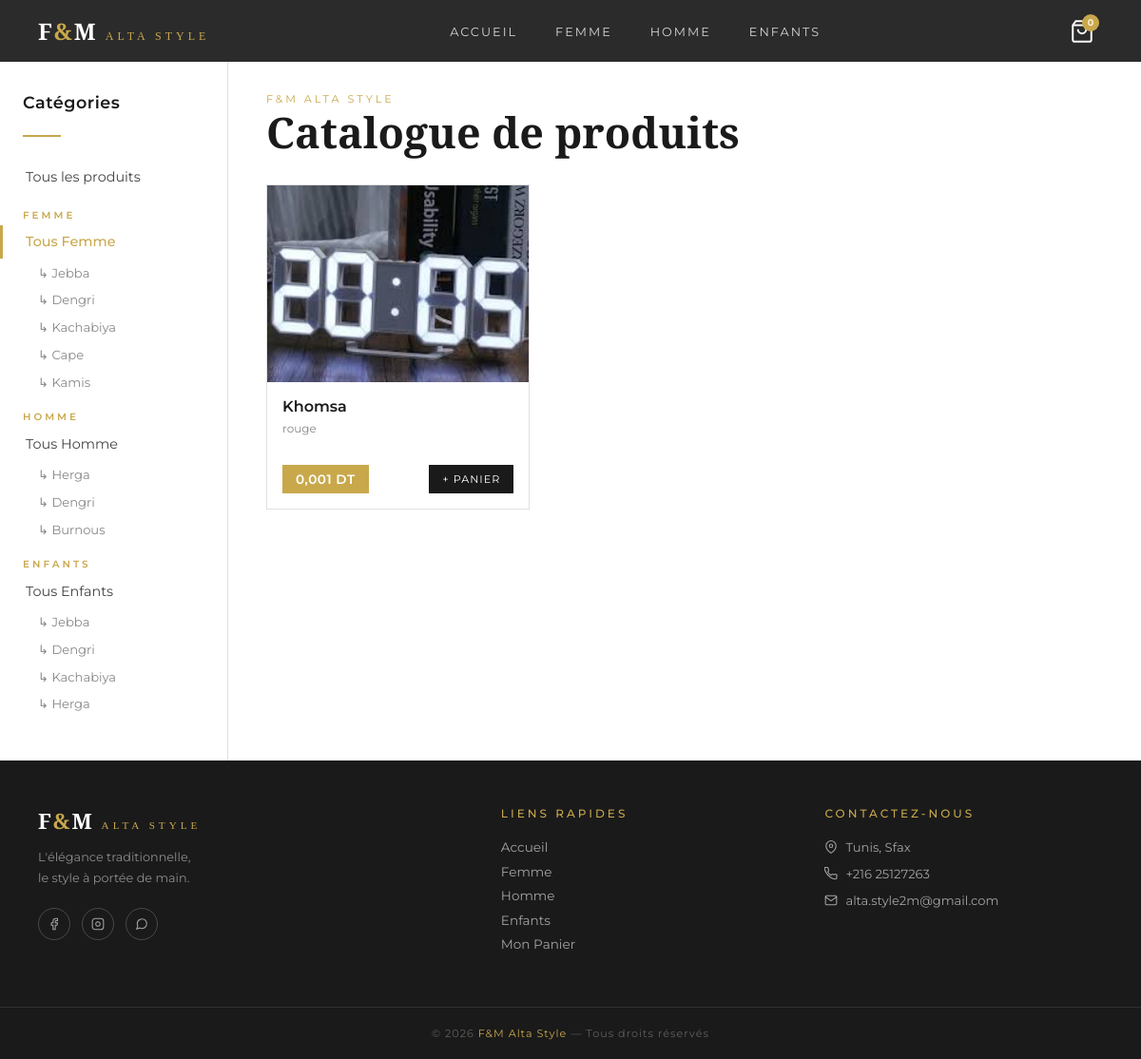
The page /catalogue/?cat=femme on the database its author committed.
### boutique/models.py (models this page shows, shortened)
class Produit(models.Model):
    CATEGORIES = [
        ('femme', 'Femme'),
        ('homme', 'Homme'),
        ('enfants', 'Enfants'),
    ]
    SOUS_CATEGORIES = [
        ('jebba_f', 'Jebba Femme'),
        ('dengri_f', 'Dengri Femme'),
        ('kachabiya_f', 'Kachabiya Femme'),
        ('cape', 'Cape'),
        ('kamis_f', 'Kamis Femme'),
        ('herga_h', 'Herga Homme'),
        ('dengri_h', 'Dengri Homme'),
        ('burnous', 'Burnous'),
        ('jebba_e', 'Jebba Enfant'),
        ('dengri_e', 'Dengri Enfant'),
        ('kachabiya_e', 'Kachabiya Enfant'),
        ('herga_e', 'Herga Enfant'),
        ('autre', 'Autre'),
    ]
    nom = models.CharField(max_length=200)
    description = models.TextField()
    prix = models.DecimalField(max_digits=10, decimal_places=3)
    categorie = models.CharField(max_length=50, choices=CATEGORIES)
    sous_categorie = models.CharField(max_length=50, choices=SOUS_CATEGORIES, blank=True, default='')
    image = models.ImageField(upload_to='produits/', blank=True, null=True)
    disponible = models.BooleanField(default=True)
    date_ajout = models.DateTimeField(auto_now_add=True)

### boutique/views.py (the view)
# urls.py: path('catalogue/', views.catalogue, name='catalogue'),
def catalogue(request):
    categorie = request.GET.get('cat', 'all')
    sous_categorie = request.GET.get('sous', '')
    if categorie == 'all':
        produits = Produit.objects.filter(disponible=True)
    elif sous_categorie:
        produits = Produit.objects.filter(disponible=True, categorie=categorie, sous_categorie=sous_categorie)
    else:
        produits = Produit.objects.filter(disponible=True, categorie=categorie)
    return render(request, 'boutique/catalogue.html', {
        'produits': produits,
        'categorie': categorie,
        'sous_categorie': sous_categorie
    })

### boutique/templates/boutique/catalogue.html (shortened to what this page needs)
{% extends 'boutique/base.html' %}
{% block content %}
<div class="page-wrapper">
  <aside class="sidebar">
    <p class="sidebar-title">Catégories</p>
    <hr class="sidebar-divider">
    <a href="/catalogue/" class="sidebar-link {% if categorie == 'all' %}active{% endif %}">Tous les produits</a>
    <p class="sidebar-section">Femme</p>
    <a href="/catalogue/?cat=femme" class="sidebar-link {% if categorie == 'femme' and not sous_categorie %}active{% endif %}">Tous Femme</a>
    <a href="/catalogue/?cat=femme&sous=jebba_f" class="sidebar-sublink {% if sous_categorie == 'jebba_f' %}active{% endif %}">↳ Jebba</a>
    <a href="/catalogue/?cat=femme&sous=dengri_f" class="sidebar-sublink {% if sous_categorie == 'dengri_f' %}active{% endif %}">↳ Dengri</a>
    <a href="/catalogue/?cat=femme&sous=kachabiya_f" class="sidebar-sublink {% if sous_categorie == 'kachabiya_f' %}active{% endif %}">↳ Kachabiya</a>
    <a href="/catalogue/?cat=femme&sous=cape" class="sidebar-sublink {% if sous_categorie == 'cape' %}active{% endif %}">↳ Cape</a>
    <a href="/catalogue/?cat=femme&sous=kamis_f" class="sidebar-sublink {% if sous_categorie == 'kamis_f' %}active{% endif %}">↳ Kamis</a>
    <p class="sidebar-section">Homme</p>
    <a href="/catalogue/?cat=homme" class="sidebar-link {% if categorie == 'homme' and not sous_categorie %}active{% endif %}">Tous Homme</a>
    <a href="/catalogue/?cat=homme&sous=herga_h" class="sidebar-sublink {% if sous_categorie == 'herga_h' %}active{% endif %}">↳ Herga</a>
    <a href="/catalogue/?cat=homme&sous=dengri_h" class="sidebar-sublink {% if sous_categorie == 'dengri_h' %}active{% endif %}">↳ Dengri</a>
    <a href="/catalogue/?cat=homme&sous=burnous" class="sidebar-sublink {% if sous_categorie == 'burnous' %}active{% endif %}">↳ Burnous</a>
    <p class="sidebar-section">Enfants</p>
    <a href="/catalogue/?cat=enfants" class="sidebar-link {% if categorie == 'enfants' and not sous_categorie %}active{% endif %}">Tous Enfants</a>
    <a href="/catalogue/?cat=enfants&sous=jebba_e" class="sidebar-sublink {% if sous_categorie == 'jebba_e' %}active{% endif %}">↳ Jebba</a>
    <a href="/catalogue/?cat=enfants&sous=dengri_e" class="sidebar-sublink {% if sous_categorie == 'dengri_e' %}active{% endif %}">↳ Dengri</a>
    <a href="/catalogue/?cat=enfants&sous=kachabiya_e" class="sidebar-sublink {% if sous_categorie == 'kachabiya_e' %}active{% endif %}">↳ Kachabiya</a>
    <a href="/catalogue/?cat=enfants&sous=herga_e" class="sidebar-sublink {% if sous_categorie == 'herga_e' %}active{% endif %}">↳ Herga</a>
  </aside>
  <div class="main-content">
    <div class="main-header">
      <small>F&M Alta Style</small>
      <h2>Catalogue de produits</h2>
    </div>
    <div class="products-grid">
      {% for produit in produits %}
      <div class="product-card" onclick="window.location='/produit/{{ produit.id }}/'">
        <div class="prod-img">
          {% if produit.image %}
          <img src="{{ produit.image.url }}" alt="{{ produit.nom }}">
          {% else %}🥻{% endif %}
        </div>
        <div class="prod-body">
          <p class="prod-name">{{ produit.nom }}</p>
          <p class="prod-desc">{{ produit.description|truncatewords:12 }}</p>
        </div>
        <div class="prod-footer">
          <span class="prod-price">{{ produit.prix }} DT</span>
          <button class="add-btn" onclick="event.stopPropagation();window.location='/produit/{{ produit.id }}/'">
            + Panier
          </button>
        </div>
      </div>
      {% empty %}
      <p style="color:#999;grid-column:1/-1;padding:3rem;text-align:center">
        Aucun produit — Ajoutez-en depuis l'admin !
      </p>
      {% endfor %}
    </div>
  </div>
</div>
{% endblock %}

### boutique/templates/boutique/base.html (style rules this page uses)
* { margin:0;padding:0;box-sizing:border-box }
:root { --gold:#C9A84C; --white:#FFFFFF; --cream:#FAF8F3; --black:#1A1A1A; --dark:#2b2b2b; --gray:#6B6B6B; --border:#e0e0e0; }
body { font-family:'Montserrat',sans-serif;background:var(--white);color:var(--black);display:flex;flex-direction:column;min-height:100vh }

### boutique/templates/boutique/catalogue.html (style rules this page uses)
.page-wrapper { display:grid;grid-template-columns:240px 1fr;min-height:calc(100vh - 65px) }
.sidebar { border-right:1px solid var(--border);padding:2rem 0;background:var(--white);overflow-y:auto }
.sidebar-title { font-size:1.1rem;font-weight:600;color:var(--black);padding:0 1.5rem;margin-bottom:1.5rem;letter-spacing:0.5px }
.sidebar-divider { border:none;border-top:2px solid var(--gold);margin:0 1.5rem 1.5rem;width:40px }
.sidebar-link { display:block;padding:0.55rem 1.5rem;font-size:0.9rem;text-decoration:none;color:#444;transition:all 0.2s;border-left:3px solid transparent }
.sidebar-link.active { color:var(--gold);border-left-color:var(--gold);font-weight:500 }
.sidebar-section { font-size:0.65rem;letter-spacing:3px;text-transform:uppercase;color:var(--gold);padding:1rem 1.5rem 0.25rem;font-weight:600 }
.sidebar-sublink { display:block;padding:0.4rem 1.5rem 0.4rem 2.5rem;font-size:0.82rem;text-decoration:none;color:#888;transition:all 0.2s }
.main-content { padding:2rem 2.5rem }
.main-header { margin-bottom:2rem }
.main-header small { font-size:0.7rem;letter-spacing:3px;text-transform:uppercase;color:var(--gold);display:block;margin-bottom:0.4rem }
.main-header h2 { font-family:'Cormorant Garamond',serif;font-size:2.8rem;font-weight:700;color:var(--black);line-height:1 }
.products-grid { display:grid;grid-template-columns:repeat(auto-fill,minmax(230px,1fr));gap:1.5rem }
.product-card { background:var(--white);border:1px solid var(--border);transition:box-shadow 0.3s,transform 0.3s;cursor:pointer }
.prod-img { width:100%;aspect-ratio:4/3;background:#f5f5f5;display:flex;align-items:center;justify-content:center;font-size:4rem;overflow:hidden }
.prod-img img { width:100%;height:100%;object-fit:cover }
.prod-body { padding:1rem 1rem 0 }
.prod-name { font-size:1rem;font-weight:600;margin-bottom:0.3rem;color:var(--black) }
.prod-desc { font-size:0.75rem;color:#888;line-height:1.6 }
.prod-footer { padding:1rem;display:flex;align-items:center;justify-content:space-between;margin-top:0.75rem }
.prod-price { background:var(--gold);color:var(--white);padding:7px 14px;font-size:0.85rem;font-weight:600;letter-spacing:0.5px }
.add-btn { background:var(--black);color:var(--white);border:none;padding:8px 14px;font-size:0.7rem;letter-spacing:1px;text-transform:uppercase;cursor:pointer;font-family:'Montserrat',sans-serif;transition:background 0.3s }

### rows shown on the page
Produit: image (picture), nom "Khomsa", description "rouge", prix "0,001"
